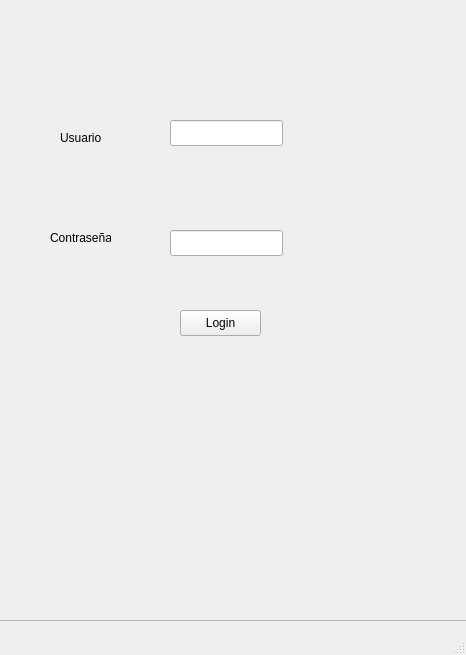
<?xml version="1.0" encoding="UTF-8"?>
<ui version="4.0">
 <class>MainWindow</class>
 <widget class="QMainWindow" name="MainWindow">
  <property name="geometry">
   <rect>
    <x>0</x>
    <y>0</y>
    <width>466</width>
    <height>655</height>
   </rect>
  </property>
  <property name="windowTitle">
   <string>MainWindow</string>
  </property>
  <widget class="QWidget" name="centralwidget">
   <widget class="QFrame" name="frame">
    <property name="geometry">
     <rect>
      <x>-10</x>
      <y>-20</y>
      <width>491</width>
      <height>641</height>
     </rect>
    </property>
    <property name="frameShape">
     <enum>QFrame::Shape::StyledPanel</enum>
    </property>
    <property name="frameShadow">
     <enum>QFrame::Shadow::Raised</enum>
    </property>
    <widget class="QLabel" name="laUsuario">
     <property name="geometry">
      <rect>
       <x>70</x>
       <y>150</y>
       <width>51</width>
       <height>16</height>
      </rect>
     </property>
     <property name="text">
      <string>Usuario</string>
     </property>
    </widget>
    <widget class="QLabel" name="laContrasena">
     <property name="geometry">
      <rect>
       <x>60</x>
       <y>250</y>
       <width>61</width>
       <height>16</height>
      </rect>
     </property>
     <property name="text">
      <string>Contraseña</string>
     </property>
    </widget>
    <widget class="QPushButton" name="btnLogin">
     <property name="geometry">
      <rect>
       <x>190</x>
       <y>330</y>
       <width>81</width>
       <height>26</height>
      </rect>
     </property>
     <property name="text">
      <string>Login</string>
     </property>
    </widget>
    <widget class="QLineEdit" name="leUsuario">
     <property name="geometry">
      <rect>
       <x>180</x>
       <y>140</y>
       <width>113</width>
       <height>26</height>
      </rect>
     </property>
    </widget>
    <widget class="QLineEdit" name="leContrasena">
     <property name="geometry">
      <rect>
       <x>180</x>
       <y>250</y>
       <width>113</width>
       <height>26</height>
      </rect>
     </property>
     <property name="inputMask">
      <string/>
     </property>
    </widget>
   </widget>
  </widget>
  <widget class="QMenuBar" name="menubar">
   <property name="geometry">
    <rect>
     <x>0</x>
     <y>0</y>
     <width>466</width>
     <height>33</height>
    </rect>
   </property>
  </widget>
  <widget class="QStatusBar" name="statusbar"/>
 </widget>
 <resources/>
 <connections/>
</ui>
